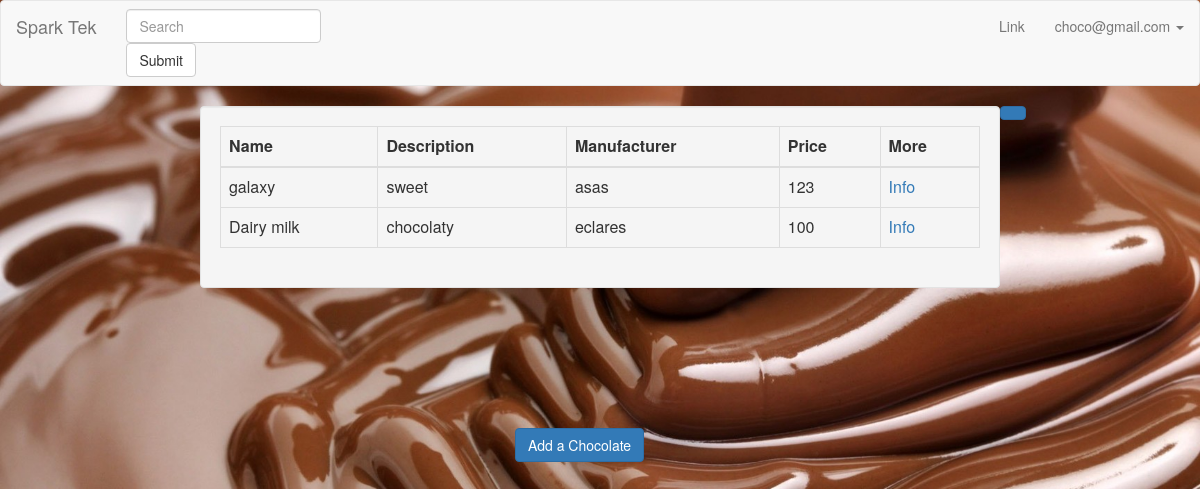
/ (signed in), run on the app's committed database.
### registration/models.py (models this page shows, shortened)
class User(AbstractBaseUser):
    user_id = models.AutoField(primary_key=True)
    user_first_name = models.CharField(_('First Name'), max_length=32, blank=True, null=True,
                                  validators=[RegexValidator(regex='^[A-Za-z]*$')])
    user_last_name = models.CharField(_('Last Name'), max_length=32, blank=True, null=True,
                                    validators=[RegexValidator(regex='^[A-Za-z]*$')])
    email = models.EmailField(_('Email'), db_index=True, unique=True)
    user_dob = models.DateField(_('Birth Date'), blank=True, null=True)
    user_gender = models.CharField(_('Gender'), max_length=1, choices=GENDER, blank=True, null=True)
    user_github = models.CharField(_('Github Profile'),max_length=100,blank=True )
    user_linkedin = models.CharField(_('Linkedin Profile'),max_length=100,blank=True )
    user_bio = models.CharField(_('Short Bio'), max_length=1000,blank=True )
    user_occupation = models.CharField(_('Occupation'), max_length=100,blank=True )
    user_nationality = models.CharField(_('Nationality'), max_length=100,blank=True )
    date_joined = models.DateTimeField(auto_now_add=True)
    username = models.CharField(_('username'), max_length=32, blank=False, unique=True)
    is_active = models.BooleanField(default=True)
    is_admin = models.BooleanField(default=False)
    objects = MyUserManager()
    USERNAME_FIELD = 'email'
    REQUIRED_FIELDS = ['username']

class Chocolate(models.Model):
    id = models.AutoField(primary_key=True)
    name = models.CharField(_('Chocolate Name'),max_length=100,blank=True )
    description = models.CharField(_('Chocolate Description'),max_length=1000,blank=True )
    manufacturer = models.CharField(_('Chocolate Manufacturer'),max_length=100,blank=True )
    price = models.IntegerField(_('Chocolate Price'),
                                 validators=[MaxValueValidator(1000), MinValueValidator(0)],
                                 help_text=_('4 digits maximum'), blank=True, null=True)

### registration/views.py (the view)
# urls.py: url(r'^$', HomePageView.as_view(), name='home'),
class HomePageView( ListView):
	template_name = "index.html"
	def get_queryset(self):
		return Chocolate.objects.all()

### registration/templates/index.html
{% extends 'base.html' %}
{% load register_extras %}
{% load staticfiles %}
{% block body %}
<div class="col-md-8 col-md-offset-2 well">
    <table class="table table-hover table-bordered table-responsive">
        <thead>
        <tr>
            <th>
                Name
            </th>
            <th>
                Description
            </th>
            <th>
                Manufacturer
            </th>
            <th>
                Price
            </th>
            <th>
                More
            </th>
        </tr>
        </thead>
        <tbody>
        {% for item in object_list %}
            <tr>
                <td> {{ item.name }} </td>
                <td> {{ item.description }}</td>
                <td> {{ item.manufacturer }}</td>
                <td> {{ item.price }}</td>
<td> <a href="{% url 'chocolate_detail' item.id %}">Info</a> </td>
            </tr>
        {% endfor %}
        </tbody>
    </table>
</div>
{% if request.user.is_anonymous %}
    nothin here :(
{% else %}
    <div class="col-md-6 col-md-offset-5" style="padding-top: 10%;">
        <a href="{% url 'add_chocolate' %}"
        <button class="btn btn-primary">Add a Chocolate</button>
    </div>
{% endif %}
{% endblock body %}

### registration/templates/navbar.html (shortened to what this page needs)
<nav class="navbar navbar-default">
    <div class="container-fluid">
        <div class="navbar-header">
            <a class="navbar-brand" href="#">Spark Tek</a>
        </div>
        <form class="navbar-form navbar-left" role="search">
            <div class="form- group">
                <input type="text" class="form-control" placeholder="Search">
            </div>
            <button type="submit" class="btn btn-default">Submit</button>
        </form>
        <ul class="nav navbar-nav navbar-right">
            <li><a href="#">Link</a></li>
            <li class="dropdown">
                {% if user.is_anonymous %}
                    <a href="#" class="dropdown-toggle" data-toggle="dropdown" role="button" aria-haspopup="true" aria-expanded="false">Dropdown <span class="caret"></span></a>
                    <ul class="dropdown-menu">
                    <li><a href="{%  url 'register_user' %}">Sign Up</a></li>
                    <li><a href="{% url 'in' %}">Sign In</a></li>
                {% else %}
                    <a href="#" class="dropdown-toggle" data-toggle="dropdown" role="button" aria-haspopup="true" aria-expanded="false">{{ request.user.email }} <span class="caret"></span></a>
                    <ul class="dropdown-menu">
                    <li>
                        <div class="btn-group">
                    <a class="btn-new btn-nav btn-white" data-toggle="dropdown">
                {% endif %}
                </ul>
                </li>
                </ul>
    </div>
</nav>

### data on the page
User: user.email "choco@gmail.com"
Chocolate: name "galaxy", description "sweet", manufacturer "asas", price "123"
Chocolate: name "Dairy milk", description "chocolaty", manufacturer "eclares", price "100"
